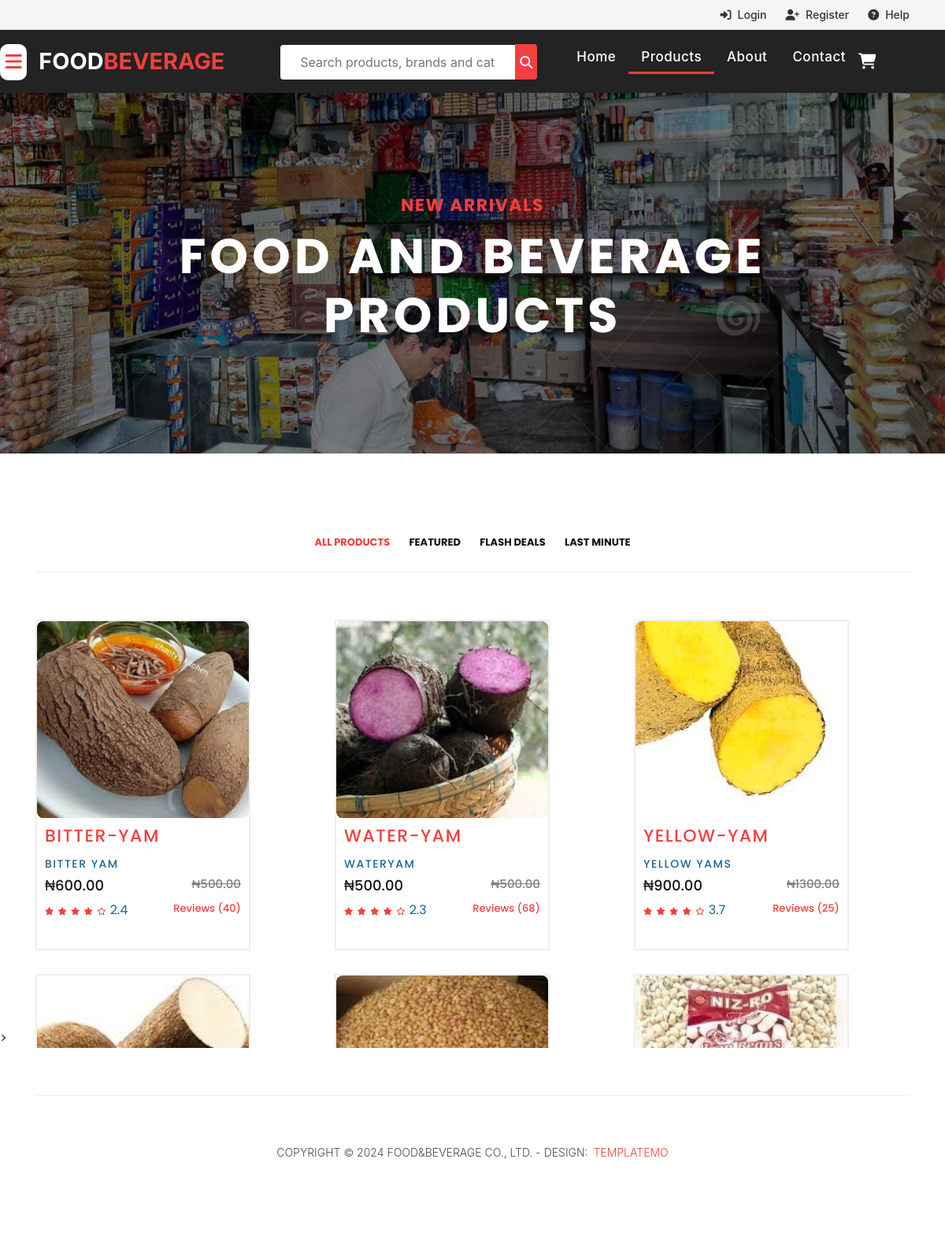
Before: /page/product/ with the older database file.
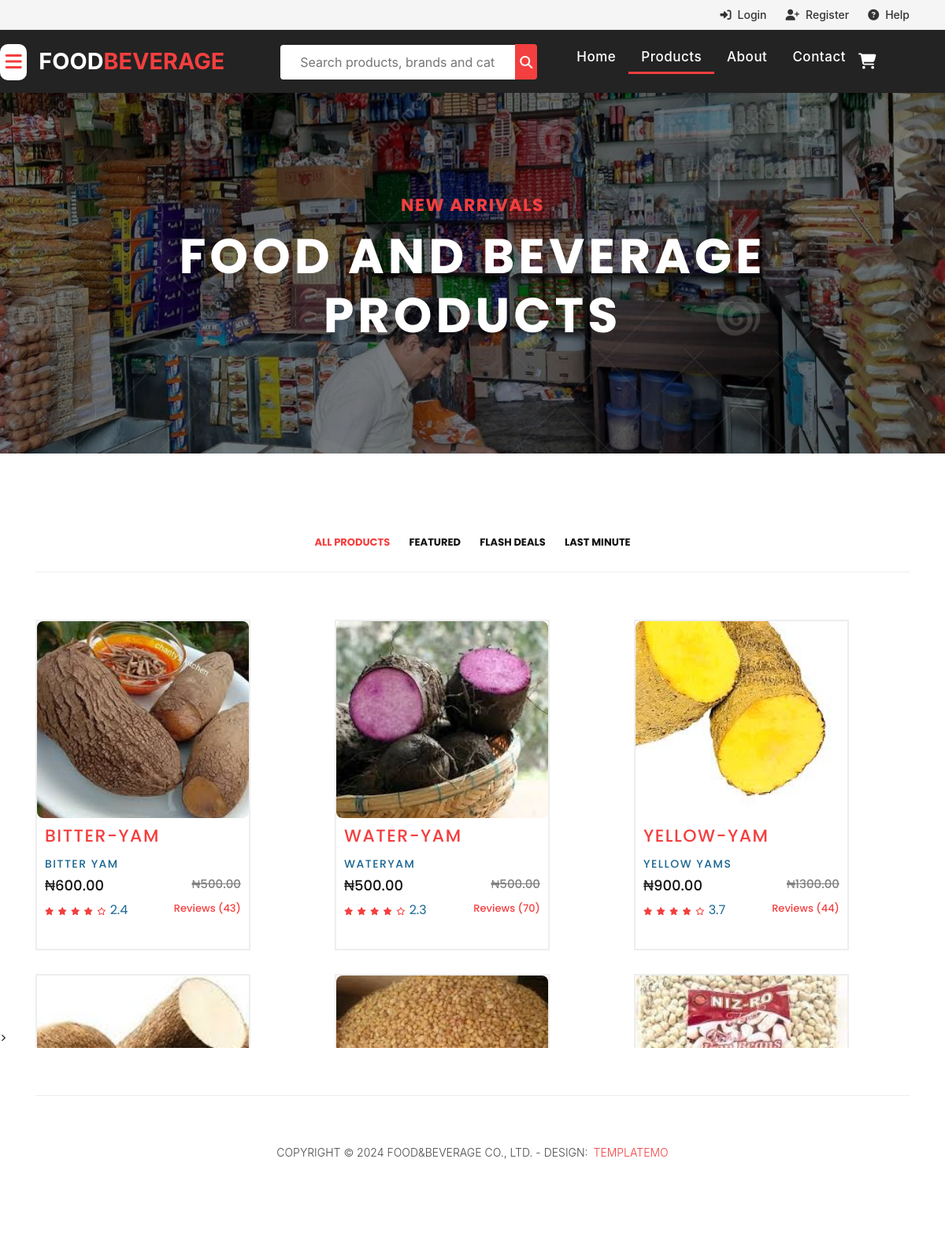
After: the same page with the newer database file.
### staticApp/models.py (models this page shows, shortened)
class Product(models.Model):
        COLOR = [
            ('Black', 'Black'),
            ('Gray', 'Gray'),
            ('Blue', 'Blue'),
            ('Pink', 'Pink'),
        ]
        SIZE = [
            ('S', 'Small'),
            ('M', 'Medium'),
            ('L', 'Large'),
        ]
        PRICE_CHOICES = [
            ('Per_paint', 'Per_paint'),
            ('Per_bag', 'Per_bag'),
            ('Per_tuba', 'Per_tuba'),
            ('Per_pack', 'Per_pack'),
        ]
        name = models.CharField(max_length=255)
        slug = models.SlugField(unique=True, blank=True)
        description = models.TextField(blank=True, null=True)
        price_per_paint = models.DecimalField(max_digits=10, decimal_places=2, blank=True, null=True)
        price_per_bag = models.DecimalField(max_digits=10, decimal_places=2, blank=True, null=True)
        price_per_tuba = models.DecimalField(max_digits=10, decimal_places=2, blank=True, null=True)
        price_per_pack = models.DecimalField(max_digits=10, decimal_places=2, blank=True, null=True)
        price_choice = models.CharField(max_length=30, choices= PRICE_CHOICES, default='Per_paint')
        quantity = models.IntegerField(null=True,blank=True)
        old_per_bag = models.DecimalField(max_digits=10, decimal_places=2, blank=True, null=True)
        old_per_paint = models.DecimalField(max_digits=10, decimal_places=2, null=True, blank=True)
        old_per_tuba = models.DecimalField(max_digits=10, decimal_places=2, blank=True, null=True)  # ADD THIS
        old_per_pack = models.DecimalField(max_digits=10, decimal_places=2, blank=True, null=True)  # ADD THIS
        discount_percent = models.PositiveIntegerField(blank=True, null=True, editable=False)
        stock_quantity = models.PositiveIntegerField(default=0,blank=True, null=True)
        average_rating = models.DecimalField(max_digits=3, decimal_places=1, default=0.0)
        review_count = models.IntegerField(default=0,blank=True, null=True)
        size = models.CharField(max_length=2, choices=SIZE, default='M')
        category = models.CharField(max_length=200, default="")
        sub_category = models.CharField(max_length=200, default="")
        is_available = models.BooleanField(default=True)
        image = models.ImageField(upload_to='products/', null=True, blank=True)
        vendor = models.ForeignKey(settings.AUTH_USER_MODEL, on_delete=models.SET_NULL, blank=True, null=True,
                                   related_name="products")
        created_at = models.DateTimeField(auto_now_add=True)

### staticApp/views.py (the view)
# urls.py: path('product/',views.product_page,name= 'product'),
def product_page(request):
    products = Product.objects.filter(is_available=True).order_by('-created_at')
    category_filter = request.GET.get('category')
    search_query = request.GET.get('q')
    if category_filter:
        products = products.filter(category__iexact=category_filter)
    if search_query:
        products = products.filter(name__icontains=search_query)
    all_categories = Product.objects.values_list('category', flat=True).distinct().exclude(category__exact='')
    context = {
        'product': products,  # Pass the (potentially filtered) list of products
        'cats': all_categories,
        'selected_category': category_filter,  # Pass this back to highlight the active filter
    }
    return render(request, 'products.html', context)

### staticApp/context_processors.py (called while the page is built)
def cart_item_count(request):
    count = 0
    if request.user.is_authenticated:
        cart = Cart.objects.filter(user=request.user).first()
        if cart:
            count = cart.items.aggregate(total=Sum('quantity'))['total'] or 0
    return {'cart_item_count': count}

### template/products.html (shortened to what this page needs)
{% extends 'base.html' %}
{% load static %}
{% block body %}
<div class="body">
    <div class="page-heading products-heading header-text">
      <div class="container">
        <div class="row">
          <div class="col-md-12">
            <div class="text-content">
              <h4>new arrivals</h4>
              <h2>FOOD AND BEVERAGE products</h2>
            </div>
          </div>
        </div>
      </div>
    </div>
    <div class="products">
     <div class="container">
    <div class="row">
      <div class="col-md-12">
        <div class="filters">
          <ul>
            <li class="active" data-filter="*">All Products</li>
            <li data-filter=".des">Featured</li>
            <li data-filter=".dev">Flash Deals</li>
            <li data-filter=".gra">Last Minute</li>
          </ul>
        </div>
      </div>
    </div>
    <div class="row">
      <div class="col-md-12">
        <div class="filters-content">
          <div class="row grid">
            {% for item in product %}
            <div class="col-lg-4 col-md-6">
              <div class="product-item">
                {% if item.image %}
                <a href="#"><img src="{{ item.image.url }}" alt=""></a>
                {% else %}
                <a href="#"><img src="{% static 'assets/images/product_01.jpg' %}" alt=""></a>
                {% endif %}
                <div class="down-content">
                  <div class="category">
                    <h3>{{item.sub_category}}</h3>
                    <h4>{{item.name}}</h4>
                  </div>
                  <h6>₦{{item.price_per_paint}}</h6>
                  <h5>₦{{item.old_per_paint}}</h5>
                  <ul class="stars">
                    <li><i class="fa-solid fa-star"></i></li>
                    <li><i class="fa-solid fa-star"></i></li>
                    <li><i class="fa-solid fa-star"></i></li>
                    <li><i class="fa-solid fa-star"></i></li>
                    <li><i class="fa-regular fa-star"></i></li>
                    <li>{{ item.average_rating }}</li>
                  </ul>
                  <span>Reviews ({{ item.review_count }})</span>
                </div>
              </div>
            </div>
            {% endfor %}
          </div>
        </div>
      </div>
    </div>
  </div>
</div>
    >
</div>
{% endblock%}

Changed rows visible on the page:
changed Product "BITTER-YAM": review_count "40" → "43"
changed Product "WATER-YAM": review_count "68" → "70"
changed Product "YELLOW-YAM": review_count "25" → "44"
